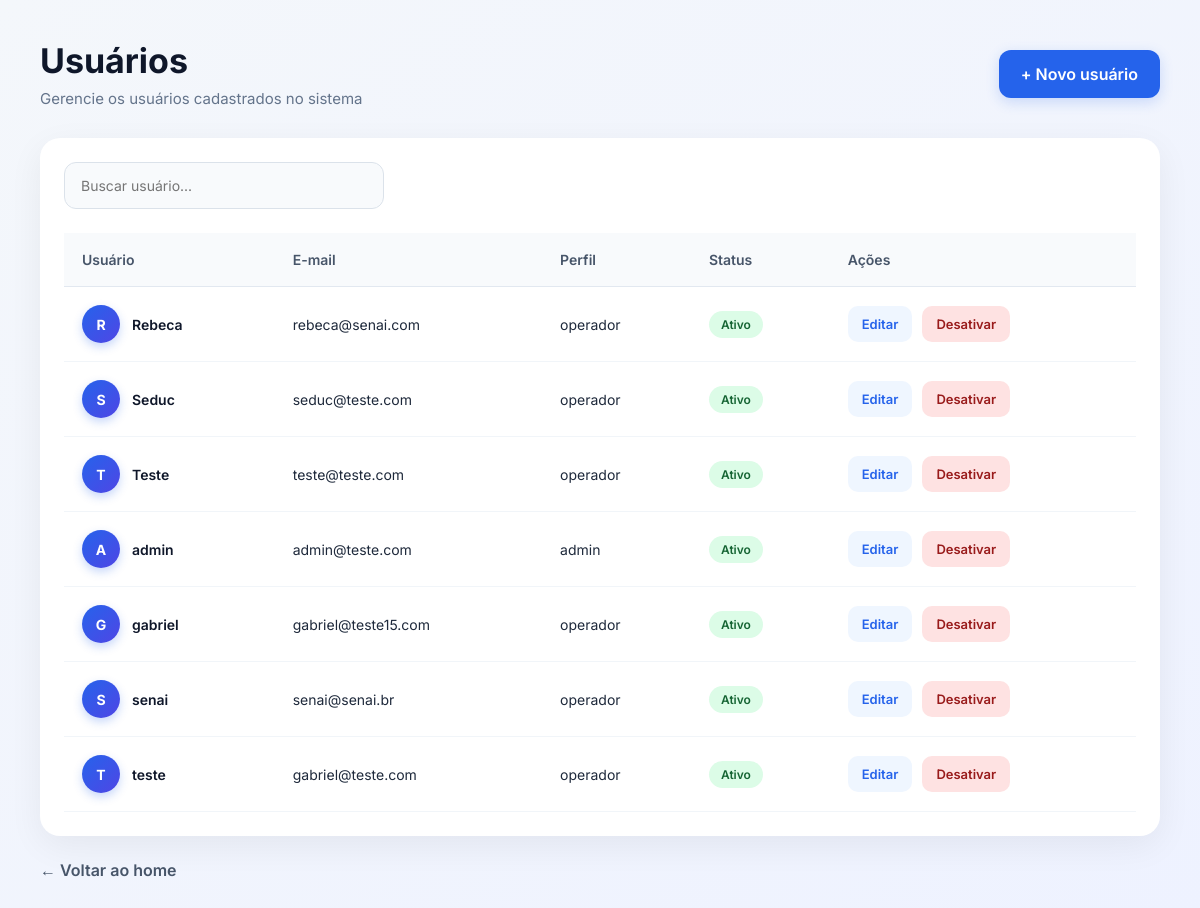
Page /usuarios/ (signed in) on the earlier database version.
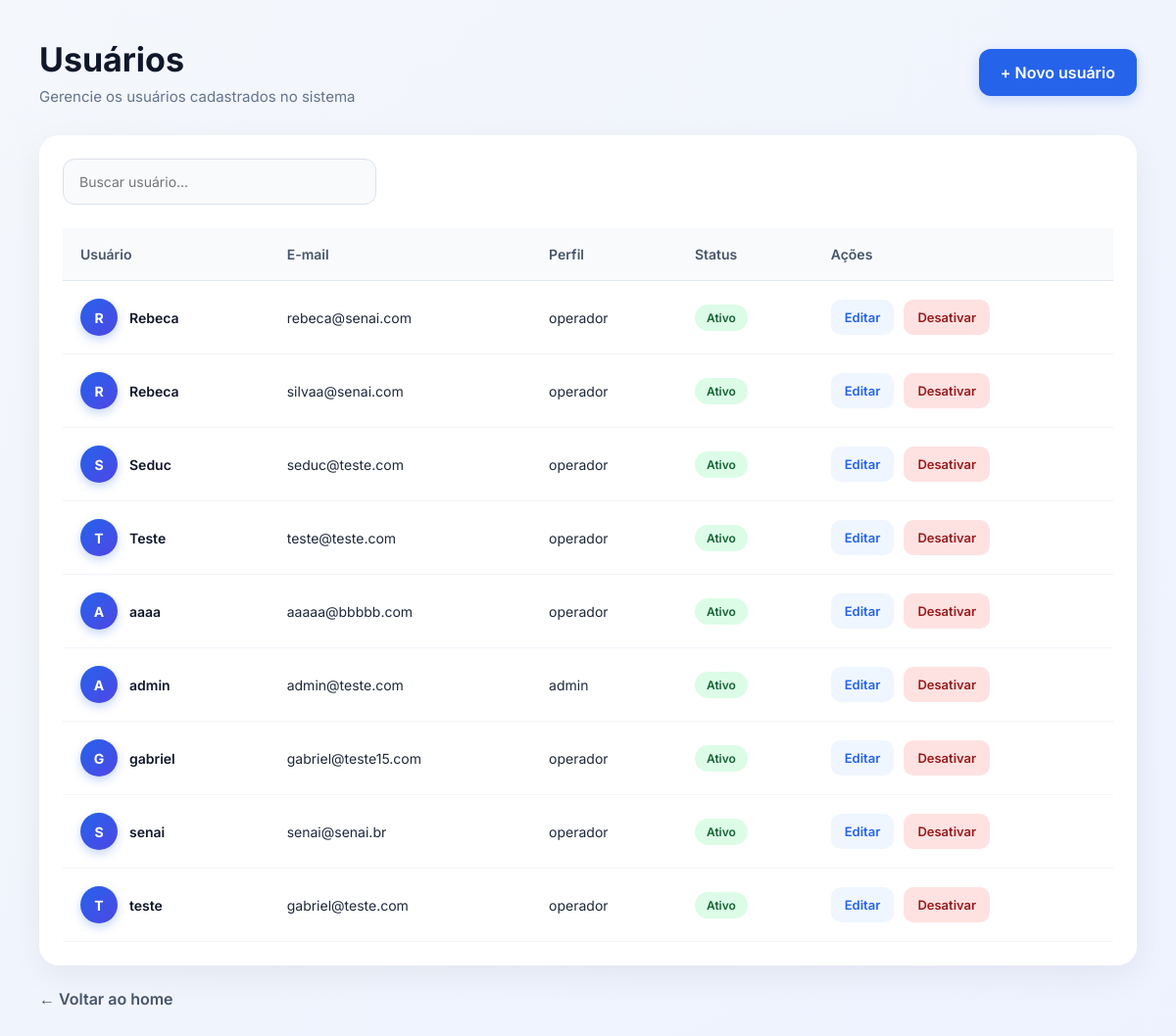
Same page on the later database version.
### app/models/usuarios.py (models this page shows)
class Usuario(Base):
    __tablename__ = "usuarios"
    id = Column(Integer, primary_key=True, autoincrement=True)
    nome = Column(String(100), nullable=False)
    email = Column(String(150), unique=True, nullable=False)
    senha_hash = Column(String(255), nullable=False)
    role = Column(String(20), nullable=False, default="operador")
    ativo = Column(Boolean, default=True)
    criando_em = Column(DateTime, server_default=func.now())

### app/controllers/usuario_controller.py (the view)
@router.get("/")
def listar_usuarios(
    request: Request,
    db: Session = Depends(get_db),
    admin = Depends(get_admin) #bloqueia quem não é admin
):
    usuarios = db.query(Usuario).order_by(Usuario.nome).all()
    return templates.TemplateResponse(
        request,
        "usuarios/index.html",
        {
            "request": request,
            "usuarios": usuarios, # Lista para exibir na tabela
            "admin": admin # dados de quem está logado.
        }
    )

### app/templates/usuarios/index.html (shortened to what this page needs)
<!DOCTYPE html>
<html lang="pt-br">
<head>
</head>
<body>
<div class="container">
    <div class="topo">
        <div class="titulo">
            <h1>Usuários</h1>
            <p>
                Gerencie os usuários cadastrados no sistema
            </p>
        </div>
        <a href="/usuarios/novo"
           class="btn-novo">
            + Novo usuário
        </a>
    </div>
    <div class="card">
        <div class="barra-topo">
            <div class="campo-busca">
                <input type="text"
                       id="buscarUsuario"
                       placeholder="Buscar usuário...">
            </div>
        </div>
        <table>
            <thead>
                <tr>
                    <th>Usuário</th>
                    <th>E-mail</th>
                    <th>Perfil</th>
                    <th>Status</th>
                    <th>Ações</th>
                </tr>
            </thead>
            <tbody>
                {% for u in usuarios %}
                <tr class="linha-usuario">
                    <td>
                        <div class="usuario-info">
                            <div class="avatar">
                                {{ u.nome[0].upper() }}
                            </div>
                            <span class="nome-usuario">
                                {{ u.nome }}
                            </span>
                        </div>
                    </td>
                    <td>
                        {{ u.email }}
                    </td>
                    <td>
                        {{ u.role }}
                    </td>
                    <td>
                        {% if u.ativo %}
                            <span class="badge ativo">
                                Ativo
                            </span>
                        {% else %}
                            <span class="badge inativo">
                                Inativo
                            </span>
                        {% endif %}
                    </td>
                    <td>
                        <div class="acoes">
                            <a href="/usuarios/{{ u.id }}/editar"
                               class="btn-editar">
                                Editar
                            </a>
                            <form action="/usuarios/{{ u.id }}/toggle-ativo"
                                  method="post">
                                <button
                                    type="submit"
                                    class="btn-toggle {% if u.ativo %}btn-desativar{% else %}btn-ativar{% endif %}">
                                    {{ "Desativar" if u.ativo else "Ativar" }}
                                </button>
                            </form>
                        </div>
                    </td>
                </tr>
                {% endfor %}
            </tbody>
        </table>
    </div>
    <a href="/"
       class="voltar">
        ← Voltar ao home
    </a>
</div>
</body>
</html>

### app/templates/usuarios/index.html (style rules this page uses)
* { margin: 0; padding: 0; box-sizing: border-box; font-family: 'Inter', sans-serif; }
body { background: linear-gradient(to bottom right, #f4f7fb, #eef2ff); color: #1e293b; padding: 40px; min-height: 100vh; }
.container { max-width: 1200px; margin: 0 auto; animation: fadeIn 0.5s ease; }
.topo { display: flex; justify-content: space-between; align-items: center; margin-bottom: 30px; flex-wrap: wrap; gap: 20px; }
.titulo h1 { font-size: 34px; margin-bottom: 8px; color: #0f172a; }
.titulo p { color: #64748b; font-size: 15px; }
.btn-novo { background: #2563eb; color: white; text-decoration: none; padding: 14px 22px; border-radius: 12px; font-weight: 600; transition: all 0.2s ease; box-shadow: 0 4px 14px rgba(37, 99, 235, 0.2); }
.card { background: white; border-radius: 20px; padding: 24px; box-shadow: 0 10px 35px rgba(0,0,0,0.06); overflow-x: auto; transition: 0.25s ease; }
.barra-topo { display: flex; justify-content: space-between; align-items: center; margin-bottom: 24px; }
.campo-busca { width: 100%; max-width: 320px; }
.campo-busca input { width: 100%; padding: 14px 16px; border-radius: 12px; border: 1px solid #dbe2ea; background: #f8fafc; font-size: 14px; transition: all 0.2s ease; }
table { width: 100%; border-collapse: collapse; }
thead { background: #f8fafc; }
th { text-align: left; padding: 18px; font-size: 14px; color: #475569; border-bottom: 1px solid #e2e8f0; font-weight: 600; }
td { padding: 18px; border-bottom: 1px solid #f1f5f9; font-size: 14px; }
tbody tr { transition: 0.2s ease; }
.usuario-info { display: flex; align-items: center; gap: 12px; }
.avatar { width: 38px; height: 38px; border-radius: 50%; background: linear-gradient(135deg, #2563eb, #4f46e5); color: white; display: flex; align-items: center; justify-content: center; font-size: 14px; font-weight: 700; flex-shrink: 0; box-shadow: 0 4px 10px rgba(37, 99, 235, 0.25); }
.nome-usuario { font-weight: 600; color: #0f172a; }
.badge { padding: 6px 12px; border-radius: 999px; font-size: 12px; font-weight: 600; display: inline-block; }
.ativo { background: #dcfce7; color: #166534; }
.acoes { display: flex; gap: 10px; align-items: center; }
.btn-editar { text-decoration: none; background: #eff6ff; color: #2563eb; padding: 10px 14px; border-radius: 10px; font-size: 13px; font-weight: 600; transition: all 0.2s ease; }
.btn-toggle { border: none; padding: 10px 14px; border-radius: 10px; font-size: 13px; font-weight: 600; cursor: pointer; transition: all 0.2s ease; }
.btn-desativar { background: #fee2e2; color: #991b1b; }
.voltar { display: inline-block; margin-top: 24px; text-decoration: none; color: #475569; font-weight: 600; transition: 0.2s; }

Differences in the rows shown:
added Usuario: nome "R", nome "Rebeca", email "silvaa@senai.com", role "operador", shows "Ativo", ativo "Desativar"
added Usuario: nome "A", nome "aaaa", email "aaaaa@bbbbb.com", role "operador", shows "Ativo", ativo "Desativar"
